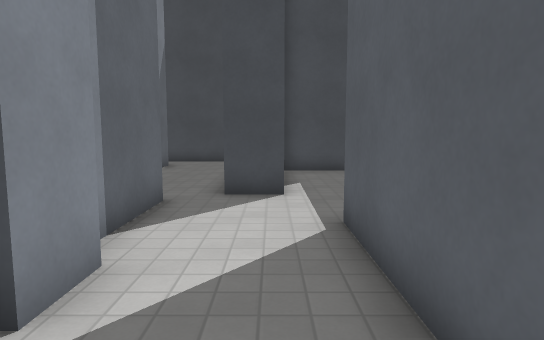
view 1 (above)

18 first-person views from a walk through a 3-D level made in the Godot game engine. The camera is 1.4 m above the floor, tilts 6° down and sees 75° across. The floor is counted in squares, 1 m on a side. Each view is taken from the middle of a square. On the plan, view 1 faces up. The plan holds only what a view shows up to about 15 squares ahead; the rest is blank. Surface patterns are stand-ins for the level's own textures.

view 2
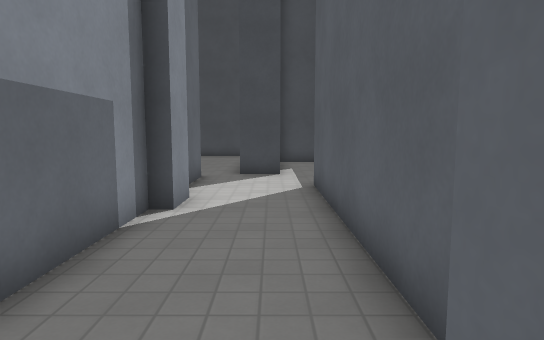

view 3
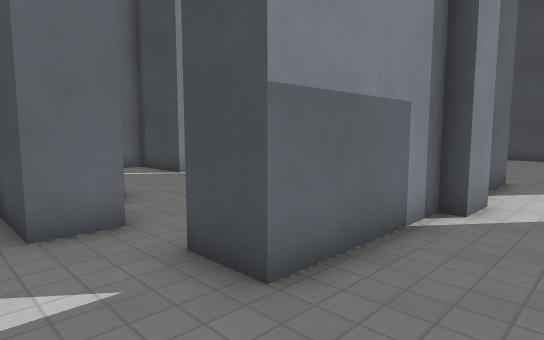

view 4
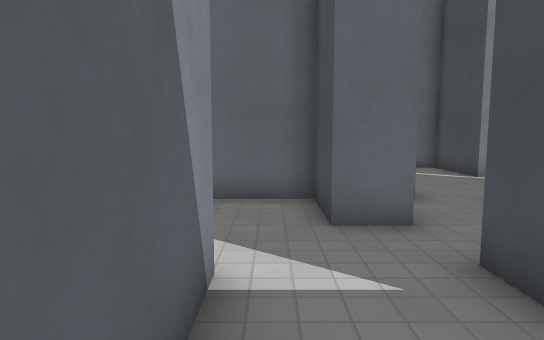

view 5
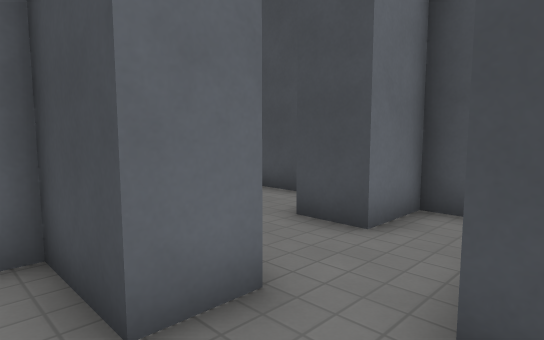

view 6
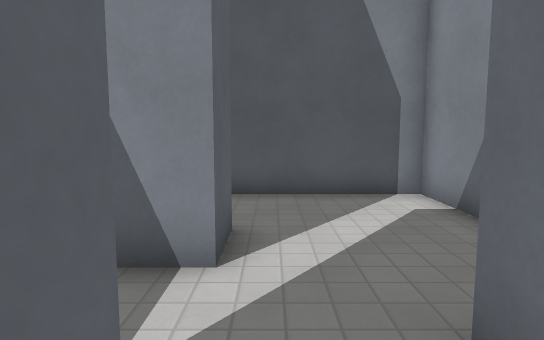

view 7
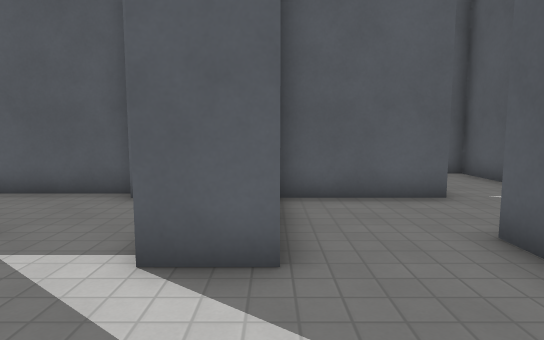

view 8
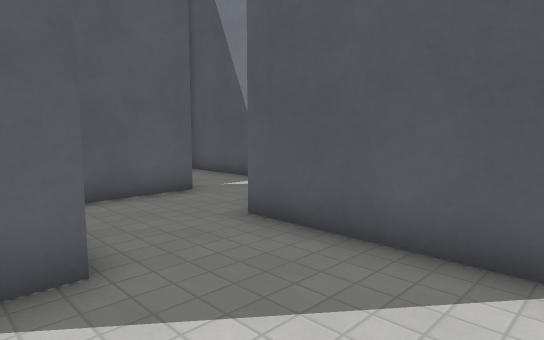

view 9
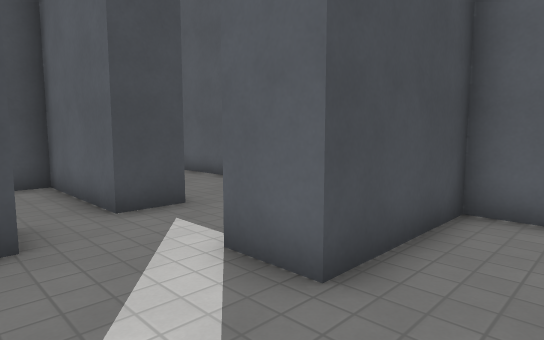

view 10
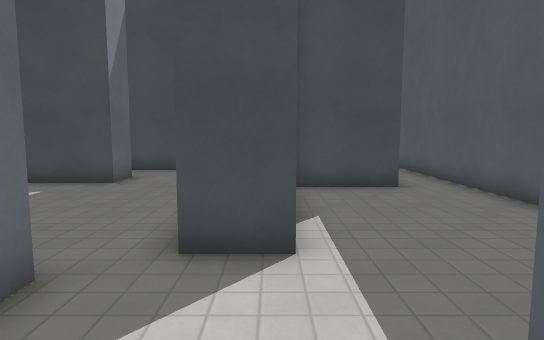

view 11
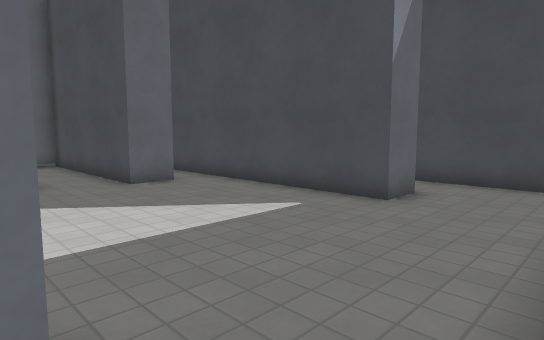

view 12
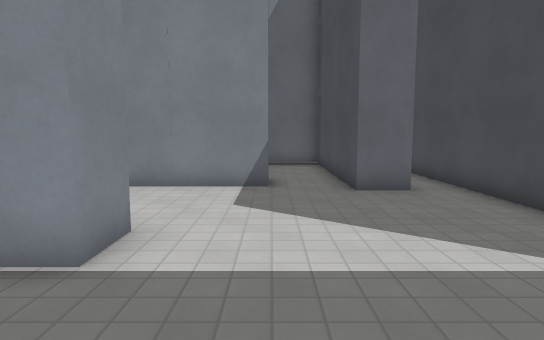

view 13
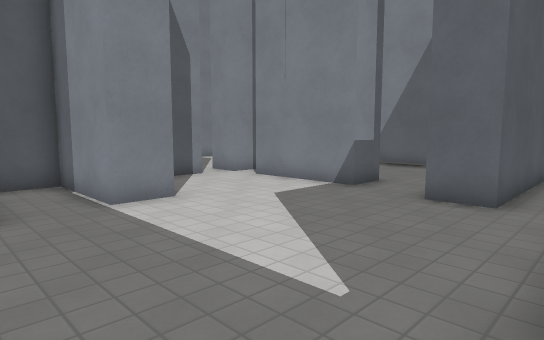

view 14
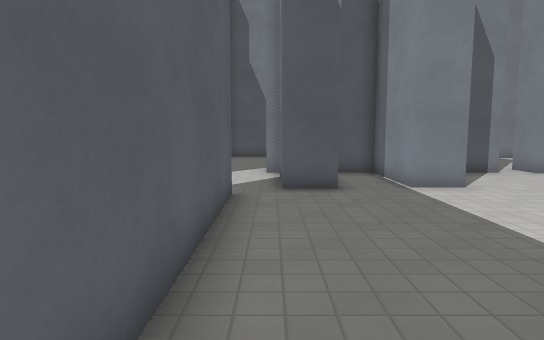

view 15
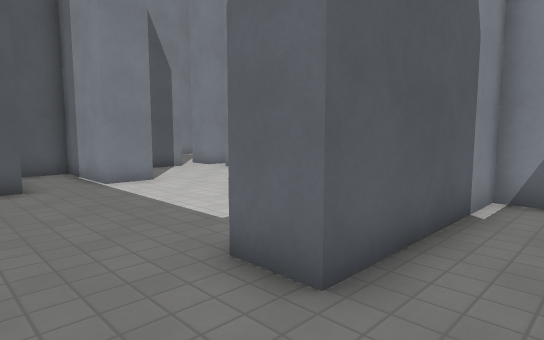

view 16
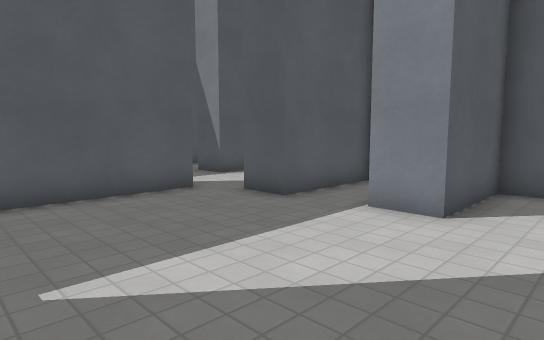

view 17
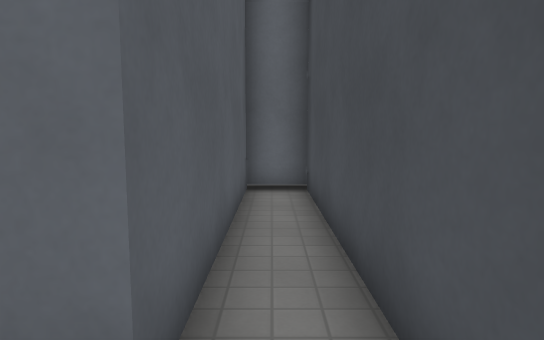

view 18
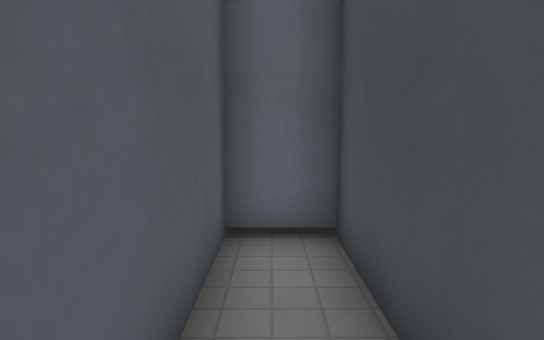

### Floor plan
Ten units are one square. View 1 is at (0, 0); x grows to the right and y downward. Boxes are objects, and circles mark ways between rooms. Rooms are numbered by the first view taken in them; rooms with no view inside come last. Other rooms are left out.
<svg viewBox="-182 -178 198 282">
<path fill="none" stroke="#000" d="M-24 -36 -18 -36 -18 -24 -23 -24 -23 18 -36 18 -36 -24 -56 -24 -56 -6 -70 -6M-53 18 -53 31M11 28 11 -55M6 34 6 29M-25 46 -6 46M-23 -73 -23 -45M4 -80 -11 -80M-53 31 -74 31 -74 90 -24 90M6 99 6 61 -34 61 -34 46 -25 46M-64 -152 -44 -152 -44 -139 -177 -139 -177 -124 -105 -124 -105 -111M-11 -80 -11 -149M-112 -89 -112 -50M-100 -36 -70 -36 -70 -70 -56 -70 -56 -36 -36 -36 -36 -73 -23 -73M-22 -173 -54 -173M-122 -39 -112 -39 -112 -24"/>
<circle cx="-40" cy="40" r="3" fill="#2a7"/>
<circle cx="-20" cy="-80" r="3" fill="#2a7"/>
<text x="-20" y="-10">1</text>
<text x="-40" y="70">2</text>
<text x="-60" y="-100">3</text>
</svg>
Room 1 opens to room 2. Room 1 opens to room 3.

Where each view was taken, in squares from view 1:
view 1: 0 up, 0 right, facing up
view 2: 4 down, 0 right, facing up
view 3: 4 down, 0 right, facing up-left
view 4: 4 down, 0 right, facing left
view 5: 4 down, 3 left, facing up-left
view 6: 1 down, 4 left, facing down
view 7: 6 down, 7 left, facing right
view 8: 5 down, 7 left, facing down-right
view 9: 8 down, 6 left, facing up-right
view 10: 4 up, 0 right, facing up
view 11: 7 up, 1 left, facing up-left
view 12: 9 up, 2 left, facing left
view 13: 14 up, 3 left, facing down-left
view 14: 16 up, 2 left, facing down
view 15: 17 up, 2 left, facing down-left
view 16: 13 up, 9 left, facing down-right
view 17: 13 up, 9 left, facing left
view 18: 13 up, 13 left, facing left
